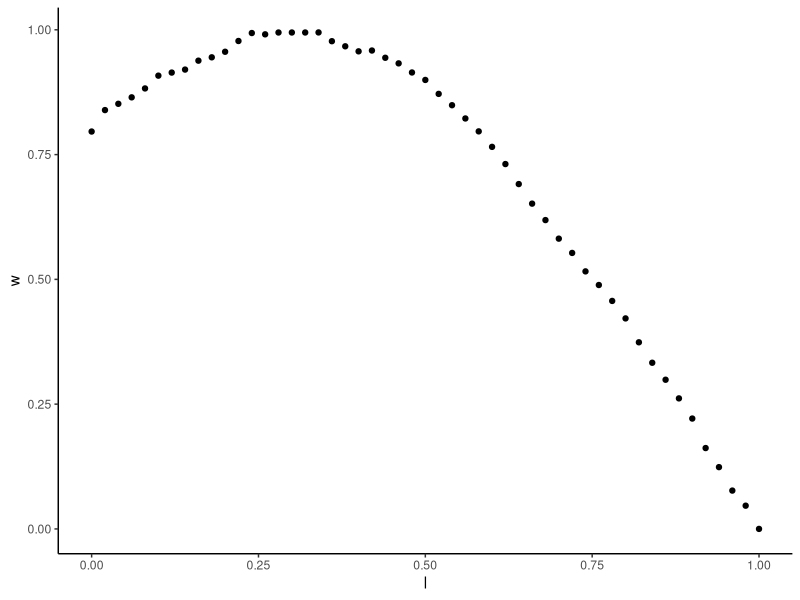
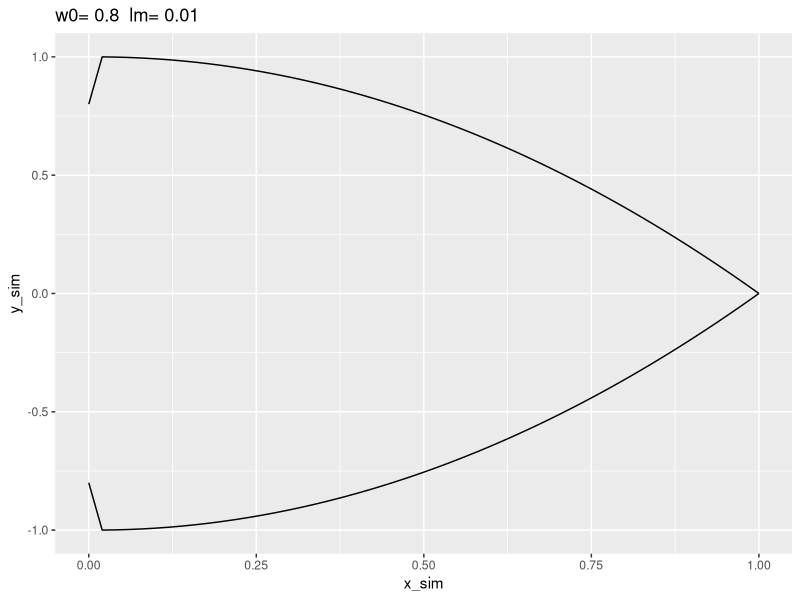
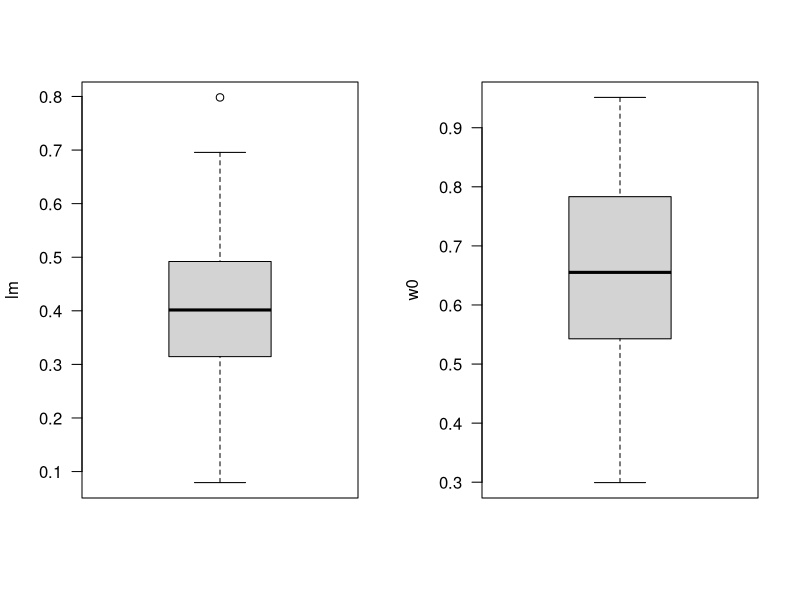
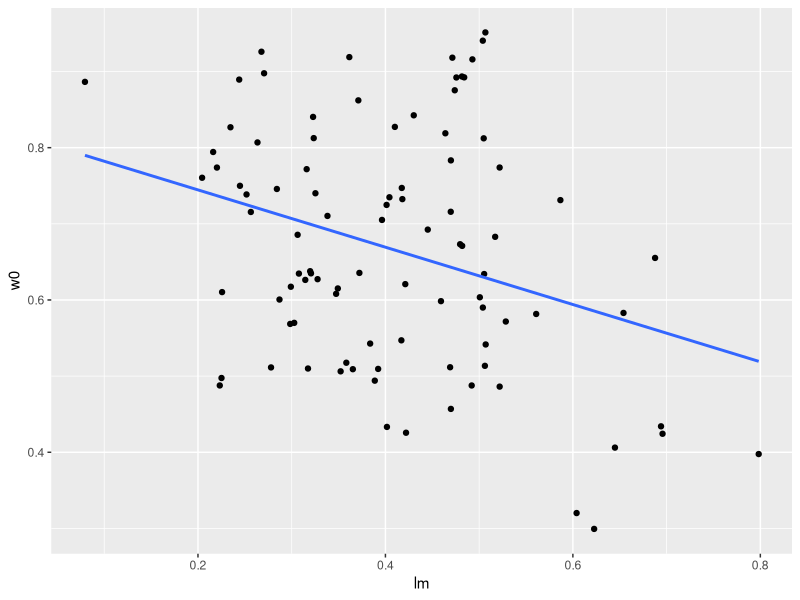
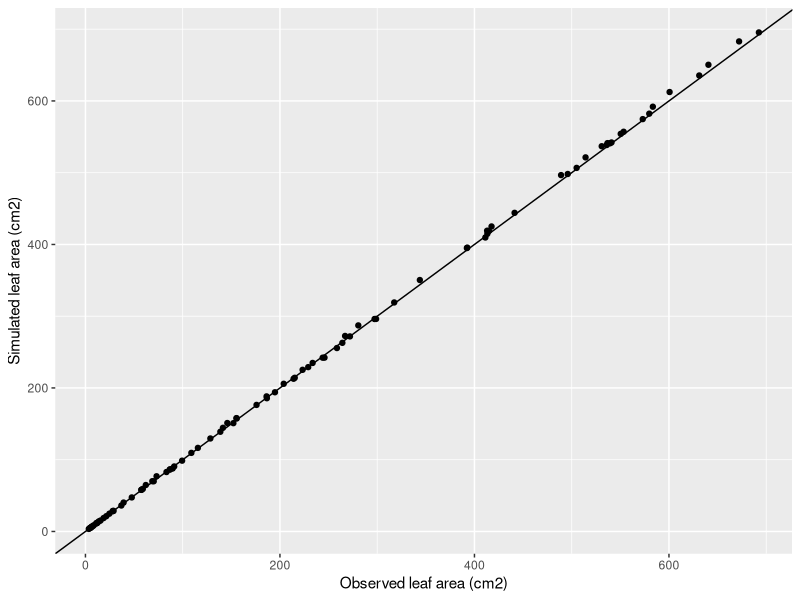
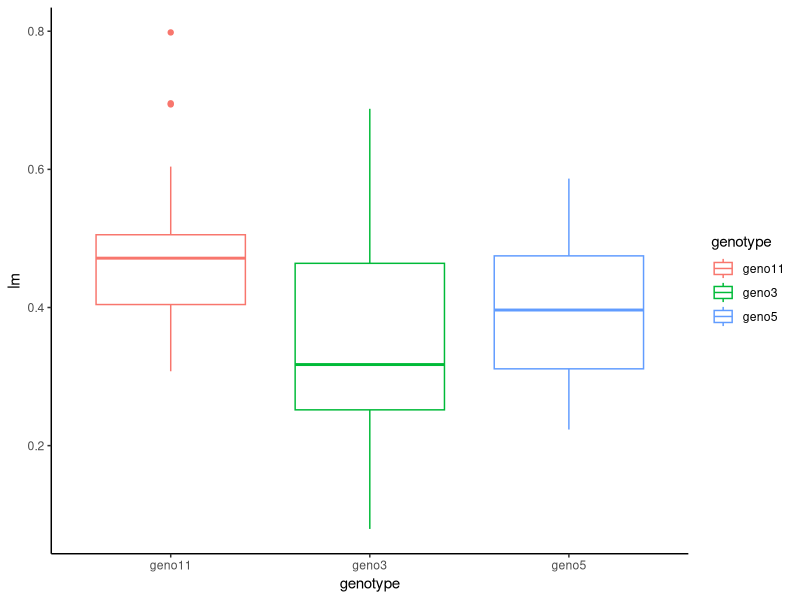
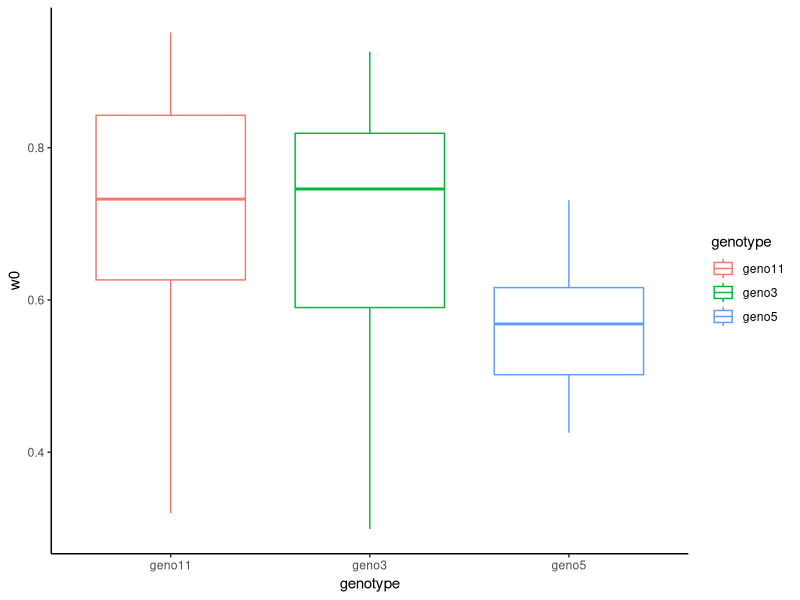
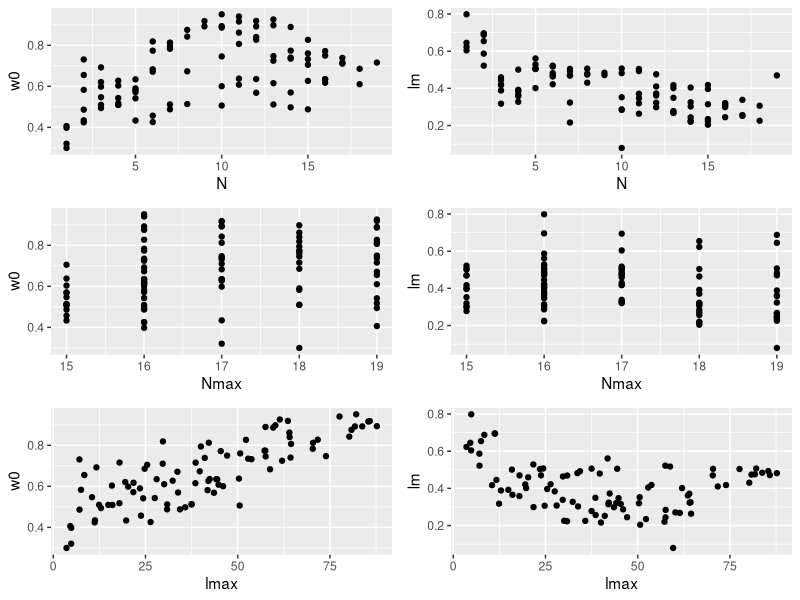

These charts were generated, in order, by the following R code:
###__________________________________________________________________________________________##
###_______________________ECUE2:DEMARCHE DE MODELISATION_________________________##
###_______________________TD définir une fonction et calibrer ses paramètres_________________##
###__________________________________________________________________________________________##
#Raphael PEREZ & Christian FOURNIER , Mai 2018


###libraries
require(ggplot2)
require(cowplot)

###environnement de travail
#setwd(dir='/home/perez/Documents/Enseignement/supagro_training_2018/TD_3/')


####____________Etape 1: Définir une fonction_____________####

###importer les données
donLW=read.csv(file = 'dataLW_Maize.csv')

###identifier chaque plante
donLW$plant_id=paste0('plante_',as.numeric(as.factor((paste(donLW$year,donLW$genotype,donLW$Nmax,sep='_')))))

###identifier chaque feuille
donLW$leaf_id=paste('leaf',donLW$N,donLW$plant_id,sep='_')

###Représenter une feuille à partir des données disponibles ####
leaf=12
ggplot(data=donLW[donLW$leaf_id==unique(donLW$leaf_id)[leaf],],aes(x=l,y=w))+
  geom_point()+
  theme_classic()

###Programmer la fonction polynomiale sur R#####
polym=function(x,w0,lm){
  a0=w0
  c0=(w0-1)/(lm**2)
  b0=-2*c0*lm


  c1=-1/(1-lm)**2
  b1=-2*c1*lm
  a1=-b1-c1
  y=ifelse(x<=lm,a0+b0*x+c0*x**2,a1+b1*x+c1*x**2)
  return(y)
}



#### Représenter une feuille avec les différentes valeurs des paramètres####
w0=0.8
lm=0.01
x_sim=seq(from = 0,to = 1,by = 0.02)
y_sim=polym(x = x_sim,w0 = w0,lm = lm)

ggplot()+
  geom_path(aes(y=y_sim,x=x_sim))+
  geom_path(aes(y=-y_sim,x=x_sim))+
  ggtitle(paste('w0=',w0,' lm=',lm))


####____________Etape 2: Calibrer les paramètres d’une fonction_____________####

####Ajuster les valeurs de lm et w0 pour l’ensemble des feuilles mesurées et représenter ces ajustements####

donFit=NULL
pdf('Ajustement_LW.pdf')
for (i in unique(donLW$leaf_id)){
  sub=donLW[donLW$leaf_id==i,]

  fit=nls(data=sub,sub$w~polym(x = sub$l,w0 = w0,lm = lm),start = list(w0=0.5,lm=0.5))
  w0=as.numeric(coef(fit)['w0'])
  lm=as.numeric(coef(fit)['lm'])

  donFit_sub=data.frame(year=unique(sub$year),genotype=unique(sub$genotype),N=unique(sub$N),Nmax=unique(sub$Nmax),lmax=unique(sub$lmax),wmax=unique(sub$wmax),leaf_id=i,w0=w0,lm=lm)
  donFit=rbind(donFit,donFit_sub)

  graph=ggplot()+
    geom_point(data=sub,aes(x=l,y=w))+
    geom_path(aes(x=x_sim,y=polym(x = x_sim,w0=w0,lm=lm),col='red'))+
    theme_classic()+
    theme(legend.position='none')+
    ggtitle(i,paste0('w0=',round(w0,2),' lm=',round(lm,2)))

  print(graph)
}
dev.off()

####Représenter le domaine de variation des 2 paramètres####
par(mfcol=c(1,2))
boxplot(donFit$lm,ylab='lm',las=1)
boxplot(donFit$w0,ylab='w0',las=1)

####estimer leur coefficient de variation cv=sd/mean####
sd(donFit$lm)/mean(donFit$lm)
sd(donFit$w0)/mean(donFit$w0)

####correlation entre les 2 paramètres?####
model=lm(donFit$lm~donFit$w0)
summary(model)
ggplot(data=donFit,aes(x=lm,y=w0))+
  geom_point()+
    geom_smooth(method='lm',se = F)


####Estimer la surface de chaque feuille avec le modele et comparer avec les donnees  ####

###estimation des surfaces reeles par la méthode des trapèzes
###valeurs observées
leaf_area_estim=function(l,lmax,wmax){
    W=w*wmax
    L=l*lmax
    t=NULL
    for (i in 1:(length(W)-1)){
        t[i]=(L[i]-L[i+1])*(W[i]+W[i+1])/2
    }
    area=sum(t)
    return(area)
}
####valeurs prédites
polym_integral=function(w0,lm,lmax,wmax){
  a0=w0
  c0=(w0-1)/(lm**2)
  b0=-2*c0*lm
  
  c1=-1/(1-lm)**2
  b1=-2*c1*lm
  a1=-b1-c1
  
  int=a0*lm + b0/2*lm**2 + c0/3*lm**3 + a1 + b1/2 + c1/3 - a1*lm - b1/2 * lm**2 - c1/3 * lm**3

  return(int*wmax*lmax)
}

donArea=NULL
for (leaf in 1:length(unique(donLW$leaf_id))){
  # leaf=1
  sub=donLW[donLW$leaf_id==unique(donLW$leaf_id)[leaf],]
  l=sub$l
  w=sub$w
  lmax=unique(sub$lmax)
  wmax=unique(sub$wmax)

  w0=donFit[donFit$leaf_id==unique(donLW$leaf_id)[leaf],]$w0
  lm=donFit[donFit$leaf_id==unique(donLW$leaf_id)[leaf],]$lm



  obs = leaf_area_estim(l=l,lmax=lmax,wmax=wmax)
  sim = polym_integral(lmax=lmax,wmax=wmax,w0=w0,lm=lm)

  donArea_sub = data.frame(genotype=unique(donLW[donLW$leaf_id==unique(donLW$leaf_id)[leaf],]$genotype),
                           plant_id=unique(donLW[donLW$leaf_id==unique(donLW$leaf_id)[leaf],]$plant_id),
                           leaf_id=unique(donLW[donLW$leaf_id==unique(donLW$leaf_id)[leaf],]$leaf_id),
                           N=unique(donLW[donLW$leaf_id==unique(donLW$leaf_id)[leaf],]$N),
                             leaf_area_estim=obs,
                             leaf_area_predict=sim)
  donArea=rbind(donArea,donArea_sub)

}


####Root mean square error
f.rmse=function(Y_obs,Y_estim){
  
  nb=length(Y_obs)
  SCR = sum((Y_estim - Y_obs)**2)
  RMSE=sqrt(1/nb * SCR)
  
  return(round(RMSE,2))
}

###Bias
f.bias=function(Y_obs,Y_estim){
  
  nb=length(Y_obs)
  SCR = sum((Y_estim - Y_obs)**2)
  biais = 1/nb * sum(Y_estim - Y_obs)
  
  return(round(biais,2))
}


ggplot(data=donArea,aes(x=leaf_area_estim,y=leaf_area_predict))+
  geom_point()+
  ylab('Simulated leaf area (cm2)')+
  xlab('Observed leaf area (cm2)')+
  geom_abline(slope = 1,intercept = 0)

model=lm(donArea$leaf_area_estim~donArea$leaf_area_predict)
summary(model)

f.rmse(Y_obs = donArea$leaf_area_estim,Y_estim = donArea$leaf_area_predict)
f.bias(Y_obs = donArea$leaf_area_estim,Y_estim = donArea$leaf_area_predict)


####____________Etape 3: Modélisation des effets ontogeniques et genetiques _____________####


###Représenter les boxplots des valeurs de paramètres pour chaque génotype####
ggplot(data=donFit,aes(x=genotype,y=lm,col=genotype))+
  geom_boxplot()+
  theme_classic()

ggplot(data=donFit,aes(x=genotype,y=w0,col=genotype))+
  geom_boxplot()+
  theme_classic()

###Représenter les des valeurs de paramètres en fonction du rang de la feuille (N), du nombre de feuilles total (Nmax), et du de la longeur des feuilles (lmax)####

###N
g1=ggplot(data=donFit,aes(x=N,y=w0))+
  geom_point()
g2=ggplot(data=donFit,aes(x=N,y=lm))+
  geom_point()

###Nmax
g3=ggplot(data=donFit,aes(x=Nmax,y=w0))+
  geom_point()
g4=ggplot(data=donFit,aes(x=Nmax,y=lm))+
  geom_point()

##lmax
g5=ggplot(data=donFit,aes(x=lmax,y=w0))+
  geom_point()
g6=ggplot(data=donFit,aes(x=lmax,y=lm))+
  geom_point()

plot_grid(g1,g2,g3,g4,g5,g6,ncol=2)


####Réaliser une analyse de variances sur lm et w0####
anova_w0=aov(data=donFit,w0~genotype+N+Nmax+lmax)
summary(anova_w0)

anova_lm=aov(data=donFit,lm~genotype+N+Nmax+lmax)
summary(anova_lm)

###verifier les hypothèses####
par(mfcol=c(2,2))
plot(anova_lm)
plot(anova_w0)


####Représenter les longeurs/largeurs de feuilles en fonction de leur rang pour chaque plante observée####
###subset des données pour avoir 1 lmax et 1 wmax par feuille
donL=donLW[donLW$N>3 & donLW$w==0,]

ggplot(data=donL,aes(y=wmax,x=N,col=plant_id))+
  geom_point()+
  geom_line()+
  theme_classic()

ggplot(data=donL,aes(y=lmax,x=N,col=plant_id))+
  geom_point()+
  geom_line()+
  theme_classic()


### Allometrie w / l####
donL$wl_ratio=donL$wmax/donL$lmax
ggplot(data=donL,aes(y=wl_ratio,x=N,col=genotype,pch=plant_id))+
  geom_point()+
  theme_classic()

ggplot(data=donL,aes(y=wmax/lmax,x=genotype,col=genotype))+
  geom_boxplot()+
  theme_classic()

###anova
anova_lw=aov(data=donL,wl_ratio~genotype*N)
summary(anova_lw)

par(mfcol=c(2,2))
plot(anova_lw)

#### Modelisation des effets

lm_wl=lm(data=donL,wl_ratio~N:genotype)
lm_w0=lm(data=donFit,w0~N:genotype)
lm_lm=lm(data=donFit,lm~N:genotype)

summary(lm_wl)

## TODO : plot des fits

### Estimation des surfaces a partir de lmax, rank et des modele ci dessus

##plot obs / sim

##
## inversion en imposant smax et en deformant lmax
